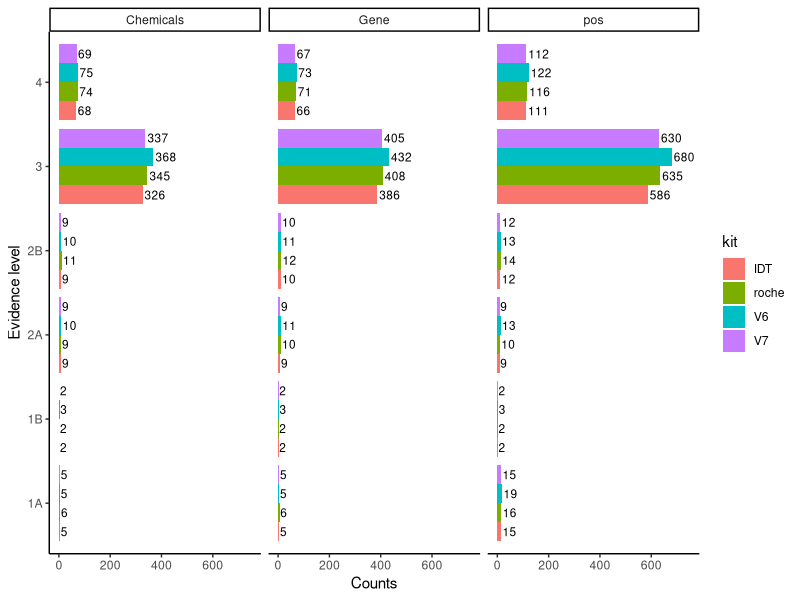

This chart was generated by the following R code:
#!/usr/bin/env Rscript

# question4_plot.1.R

# Shu-Ting Cho <shutingcho@pitt.edu>
# for plotting result from question4.4.py

# v1 2021/04/18


data <- read.csv('./out_data.tsv', sep="\t", header = T)

# Grouped and facet
library(ggplot2)
p <- ggplot(data, aes(fill=kit, y=Counts, x=Evidence.level)) + 
	geom_bar(position="dodge", stat="identity") + 
	scale_x_discrete(name="Evidence level") + 
	geom_text(aes(label=Counts), position=position_dodge(width=0.9), hjust=-0.1, size=3, inherit.aes = TRUE) + 
	expand_limits(y=c(0, 750)) + 
	coord_flip() + 
	facet_wrap(~info) + 
	theme_classic()

# write output pdf
pdf(file = './Rplot_bar.pdf', width=8, height=5)
p
dev.off() 